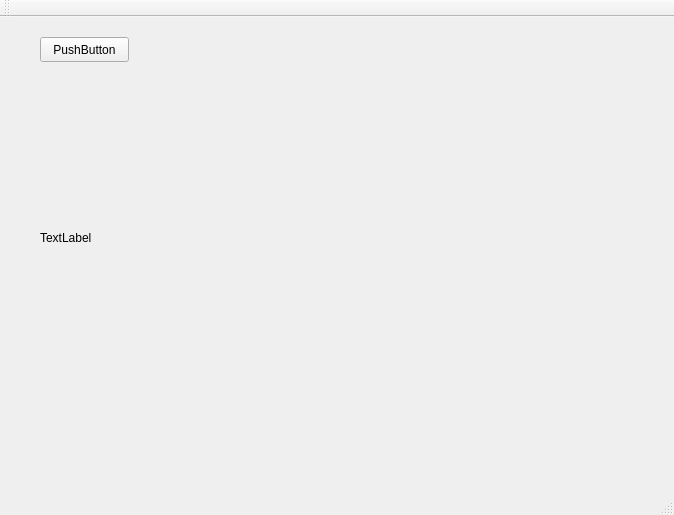
<?xml version="1.0" encoding="UTF-8"?>
<ui version="4.0">
 <class>MainWindow</class>
 <widget class="QMainWindow" name="MainWindow">
  <property name="geometry">
   <rect>
    <x>0</x>
    <y>0</y>
    <width>674</width>
    <height>515</height>
   </rect>
  </property>
  <property name="windowTitle">
   <string>MainWindow</string>
  </property>
  <widget class="QWidget" name="centralWidget">
   <widget class="QPushButton" name="pushButton">
    <property name="geometry">
     <rect>
      <x>40</x>
      <y>20</y>
      <width>89</width>
      <height>25</height>
     </rect>
    </property>
    <property name="text">
     <string>PushButton</string>
    </property>
   </widget>
   <widget class="QLabel" name="label">
    <property name="geometry">
     <rect>
      <x>40</x>
      <y>80</y>
      <width>441</width>
      <height>281</height>
     </rect>
    </property>
    <property name="text">
     <string>TextLabel</string>
    </property>
   </widget>
  </widget>
  <widget class="QMenuBar" name="menuBar">
   <property name="geometry">
    <rect>
     <x>0</x>
     <y>0</y>
     <width>674</width>
     <height>22</height>
    </rect>
   </property>
  </widget>
  <widget class="QToolBar" name="mainToolBar">
   <attribute name="toolBarArea">
    <enum>TopToolBarArea</enum>
   </attribute>
   <attribute name="toolBarBreak">
    <bool>false</bool>
   </attribute>
  </widget>
  <widget class="QStatusBar" name="statusBar"/>
 </widget>
 <layoutdefault spacing="6" margin="11"/>
 <resources/>
 <connections/>
</ui>
